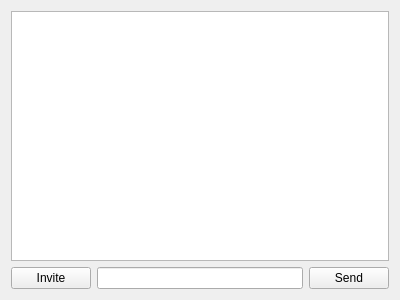
<ui version="4.0">
 <author/>
 <comment/>
 <exportmacro/>
 <class>ChatWindowForAdmin</class>
 <widget class="QWidget" name="ChatWindowForAdmin">
 <property name="geometry">
    <rect>
     <x>0</x>
     <y>0</y>
     <width>400</width>
     <height>300</height>
    </rect>
   </property>
   <property name="windowTitle">
    <string>Form</string>
   </property>
   <layout class="QHBoxLayout" name="horizontalLayout_2">
    <item>
     <layout class="QVBoxLayout" name="verticalLayout">
      <item>
       <widget class="QTextEdit" name="messageTextEdit">
        <property name="readOnly">
         <bool>true</bool>
        </property>
       </widget>
      </item>
      <item>
       <layout class="QHBoxLayout" name="horizontalLayout">
        <item>
         <widget class="QPushButton" name="connectPushButton">
          <property name="text">
           <string>Invite</string>
          </property>
         </widget>
        </item>
        <item>
         <widget class="QLineEdit" name="inputLineEdit"/>
        </item>
        <item>
         <widget class="QPushButton" name="sendPushButton">
          <property name="text">
           <string>Send</string>
          </property>
         </widget>
        </item>
       </layout>
      </item>
     </layout>
    </item>
   </layout>
  </widget>
  <resources/>
  <connections/>
 </ui>
